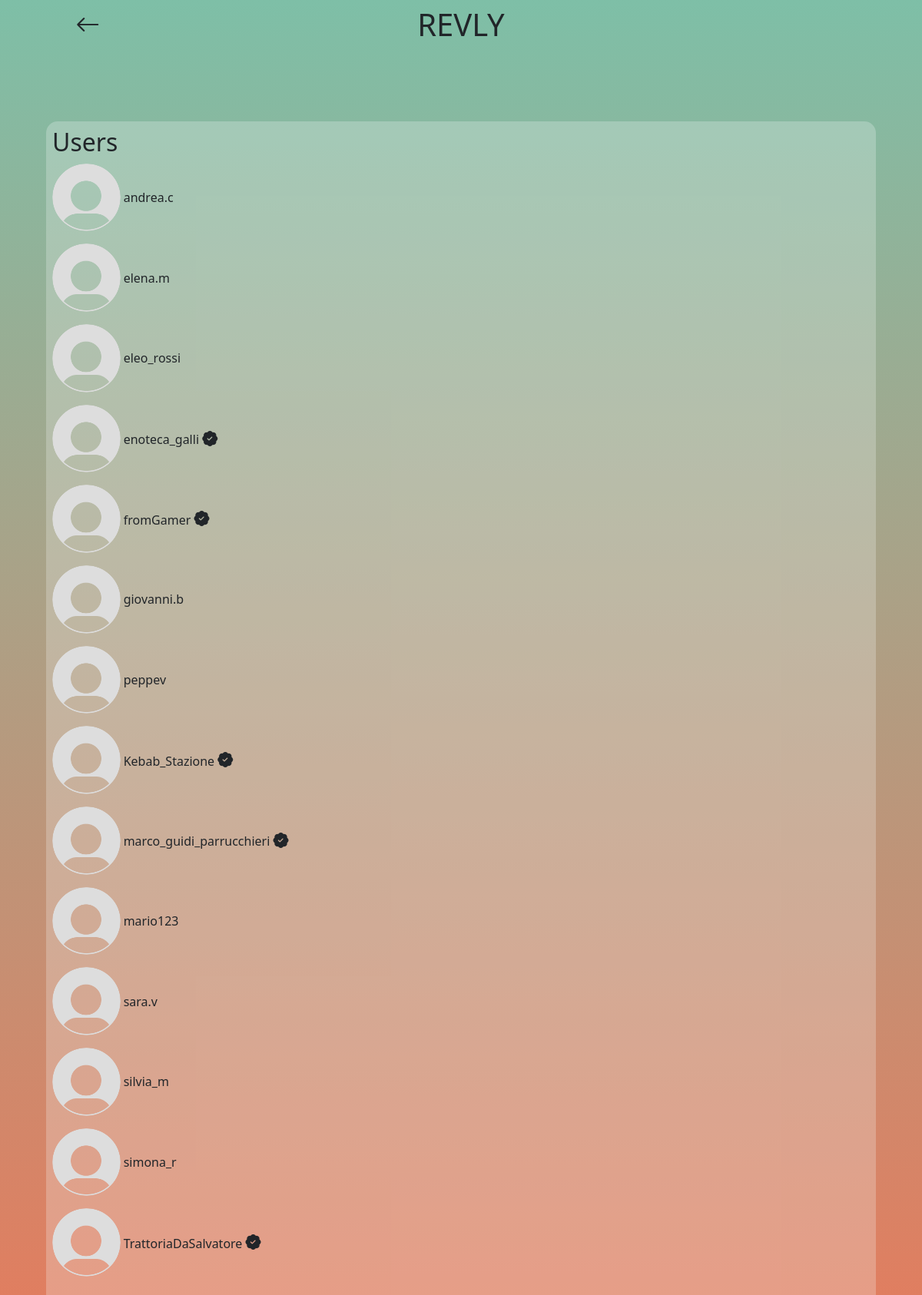
Page /site/follows.php?email=anna.monti@email.com (signed in) on the committed database.
### tables this page shows
create table USERS (
     email varchar(80) not null,
     username varchar(64) not null unique,
     name varchar(64) not null,
     surname varchar(64),
     password varchar(64) not null,
     biography text not null,
     img varchar(128) not null default 'default-image.png',
     isCompany boolean not null,
     notifyLikes boolean not null,
     notifyComments boolean not null,
     notifyTags boolean not null,
     notifyFollows boolean not null,
     constraint ID_USERS_ID primary key (email));

### site/bootstrap.php (called while the page is built, shortened)
<?php
require_once("../db/database.php");
$server = "localhost";
$username = "root";
$pwd = "";
$dbname = "revly_db";
$port = 3306;
$dbh = new DatabaseHelper($server, $username, $pwd, $dbname, $port);
?>

### db/database.php (called while the page is built, shortened)
<?php
class DatabaseHelper {
    private $db;
    public function __construct($server, $username, $pwd, $dbname, $port) {
        $this->db = new mysqli($server, $username, $pwd, $dbname, $port);
    }
    public function getFollows($email) {
        $qry = "SELECT U.username, U.email, U.img, U.isCompany FROM users U, follow F WHERE U.email = F.user_email AND F.follower_email = ?";
        $stmt = $this->db->prepare($qry);
        $stmt->bind_param('s', $email);
        $stmt->execute();
        $res = $stmt->get_result();
        $results = $res->fetch_all(MYSQLI_ASSOC);
        return $results;
    }
}
?>

### site/template/show-line-user.php (the view)
<section class="d-flex flex-column min-vh-100">
    <div class="show-users flex-grow-1 bg-body-tertiary bg-opacity-25 mt-3 p-2">
        <div class="row gx-1">
            <h2>Users</h2>
        </div>
        <?php foreach ($templateParams["users"] as $user): ?>
            <a href="profile.php?username=<?php echo $user['username']; ?>">
                <div class="row gx-2 mb-3">
                    <div class="d-flex align-items-center">
                        <div class="col-1 me-1">
                            <div class="ratio ratio-1x1 text-center">
                                <img class="rounded-circle object-fit-fill" src="<?php echo $user['img']; ?>" alt="Profile picture of <?php echo $user['username']; ?>"/>
                            </div>
                        </div>
                        <div class="col-9">
                            <p class="m-0">
                                <?php echo $user['username']; ?>
                                <?php echo $user['isCompany'] ? '<i class="bi bi-patch-check-fill fs-5"></i>' : ''; ?>
                            </p>
                        </div>
                    </div>
                </div>
            </a>
        <?php endforeach; ?>
    </div>
</section>

### site/css/style.css (style rules this page uses)
img { width: 100%; }
body { background-color: white; background: linear-gradient(rgba(126,191,167,1), rgba(224,126,96,1)) fixed; padding-left: 5%; padding-right: 5%; }
.recent-searches, .show-users { border-radius: 15px 15px 0 0; }
a, a:visited, a:link, a:visited:active { color: inherit; text-decoration: none; }

### rows in the picture
users: username "andrea.c"
users: username "elena.m"
users: username "eleo_rossi"
users: username "enoteca_galli", isCompany 1 (drawn)
users: username "fromGamer", isCompany 1 (drawn)
users: username "giovanni.b"
users: username "peppev"
users: username "Kebab_Stazione", isCompany 1 (drawn)
users: username "marco_guidi_parrucchieri", isCompany 1 (drawn)
users: username "mario123"
users: username "sara.v"
users: username "silvia_m"
users: username "simona_r"
users: username "TrattoriaDaSalvatore", isCompany 1 (drawn)
